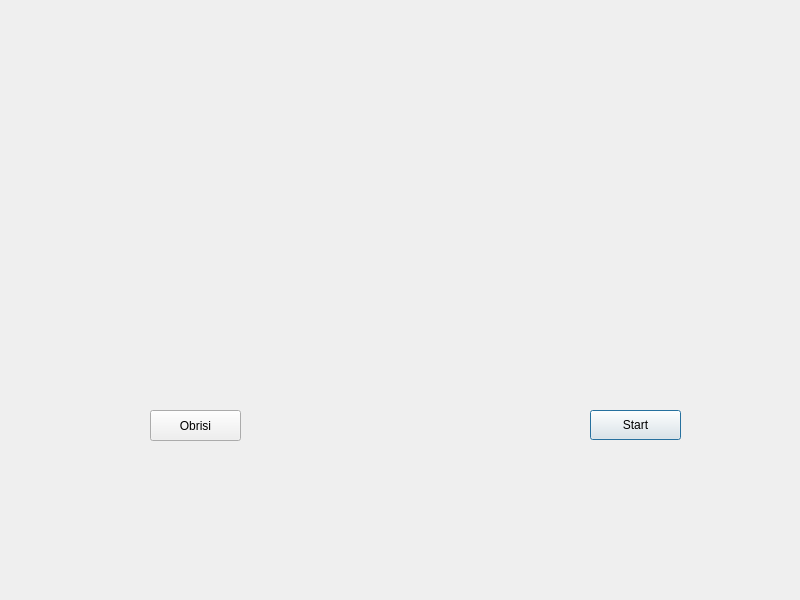
<?xml version="1.0" encoding="UTF-8"?>
<ui version="4.0">
 <class>Dialog</class>
 <widget class="QDialog" name="Dialog">
  <property name="geometry">
   <rect>
    <x>0</x>
    <y>0</y>
    <width>800</width>
    <height>600</height>
   </rect>
  </property>
  <property name="windowTitle">
   <string>Dialog</string>
  </property>
  <widget class="QWidget" name="verticalLayoutWidget">
   <property name="geometry">
    <rect>
     <x>149</x>
     <y>110</y>
     <width>541</width>
     <height>291</height>
    </rect>
   </property>
   <layout class="QVBoxLayout" name="verticalLayout"/>
  </widget>
  <widget class="QPushButton" name="pushButton_2">
   <property name="geometry">
    <rect>
     <x>590</x>
     <y>410</y>
     <width>91</width>
     <height>30</height>
    </rect>
   </property>
   <property name="text">
    <string>Start</string>
   </property>
  </widget>
  <widget class="QPushButton" name="pushButton">
   <property name="geometry">
    <rect>
     <x>150</x>
     <y>410</y>
     <width>91</width>
     <height>31</height>
    </rect>
   </property>
   <property name="text">
    <string>Obrisi</string>
   </property>
  </widget>
 </widget>
 <resources/>
 <connections/>
</ui>
